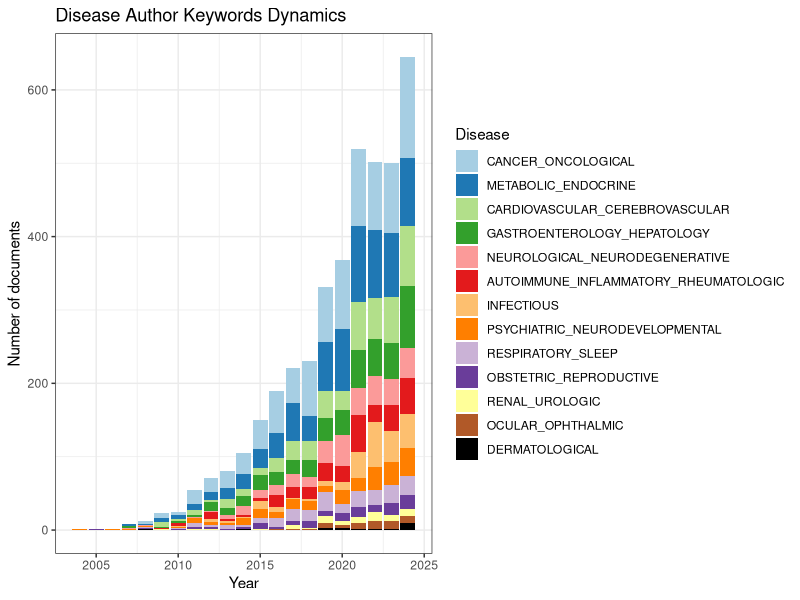

Here is the R script that generated this plot:
setwd("G:/Mi unidad/Investigación Trejo-Castro/E31 - DBC Metabolic Health and Disease/E31.2 Bibliometric Lipidome and Metabolome/6. Bibliometrix Results/4. Documents/MostFrequentWords")
disease<-read.csv("Word_Dynamics_bibliometrix_2025-08-16.csv")
data <-  reshape2::melt(disease,id.vars = 'Year', variable.name = 'Disease')

library(ggplot2)
library(RColorBrewer)

pal <- c(
  RColorBrewer::brewer.pal(12, "Paired"),
  "#000000" # por ejemplo negro para la última categoría
)

ggplot(data,aes(
  y = value ,
  x = Year,
  fill = Disease
)) + geom_bar(position="stack", stat="identity") +
  ggtitle("Disease Author Keywords Dynamics")+
  ylab("Number of documents")+
  theme_bw()+
  scale_fill_manual(values = pal)
       

  